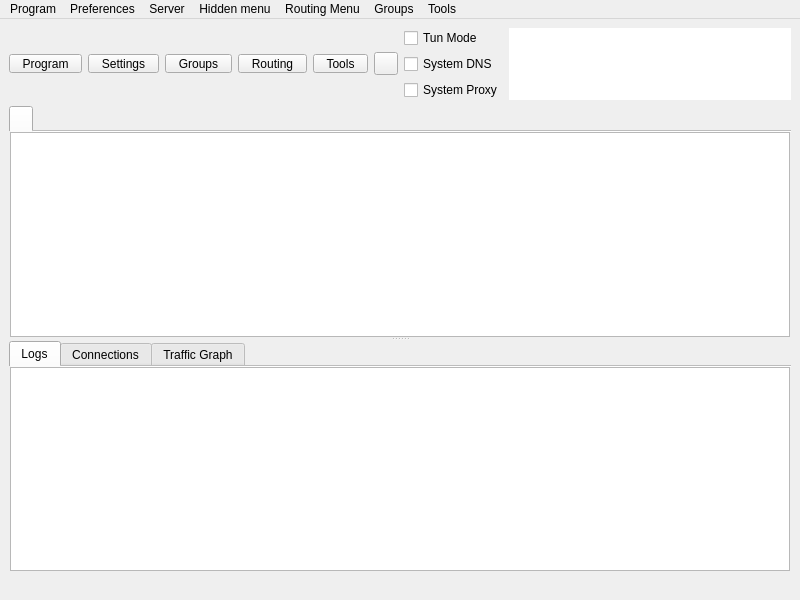
<?xml version="1.0" encoding="UTF-8"?>
<ui version="4.0">
 <class>MainWindow</class>
 <widget class="QMainWindow" name="MainWindow">
  <property name="geometry">
   <rect>
    <x>0</x>
    <y>0</y>
    <width>800</width>
    <height>600</height>
   </rect>
  </property>
  <property name="minimumSize">
   <size>
    <width>800</width>
    <height>600</height>
   </size>
  </property>
  <property name="windowTitle">
   <string notr="true">Throned</string>
  </property>
  <widget class="QWidget" name="centralwidget">
   <layout class="QVBoxLayout" name="verticalLayout_3" stretch="0,1,0">
    <item>
     <layout class="QHBoxLayout" name="horizontalLayout_2">
      <item>
       <widget class="QToolButton" name="toolButton_program">
        <property name="minimumSize">
         <size>
          <width>0</width>
          <height>0</height>
         </size>
        </property>
        <property name="styleSheet">
         <string notr="true">QToolButton {
    padding-left: 8px;
    padding-right: 8px;
}

/* The indicator shares the bottom row with the label (ToolButtonTextUnderIcon),
   so the widest button in any language is the tight one -- its text runs closest
   to the arrow. It fits because the drawn chevron only occupies the middle of
   its 16px subcontrol box, leaving ~14px clear at the button edge against the
   label's ~14.5px of slack. Don't pad the buttons to &quot;fix&quot; this: that widens
   all five for a gap only one of them ever needs (#1665). If a future
   translation looks cramped here, check that label first. */
QToolButton::menu-indicator {
    subcontrol-origin: border;
    subcontrol-position: bottom right;
    right: 2px;
    bottom: 3px;
}</string>
        </property>
        <property name="text">
         <string>Program</string>
        </property>
        <property name="icon">
         <iconset resource="../../res/Throned.qrc">
          <normaloff>:/icon/b-system-run.png</normaloff>:/icon/b-system-run.png</iconset>
        </property>
        <property name="iconSize">
         <size>
          <width>24</width>
          <height>24</height>
         </size>
        </property>
        <property name="popupMode">
         <enum>QToolButton::ToolButtonPopupMode::InstantPopup</enum>
        </property>
        <property name="toolButtonStyle">
         <enum>Qt::ToolButtonStyle::ToolButtonTextUnderIcon</enum>
        </property>
       </widget>
      </item>
      <item>
       <widget class="QToolButton" name="toolButton_preferences">
        <property name="minimumSize">
         <size>
          <width>0</width>
          <height>0</height>
         </size>
        </property>
        <property name="styleSheet">
         <string notr="true">QToolButton {
    padding-left: 8px;
    padding-right: 8px;
}

/* The indicator shares the bottom row with the label (ToolButtonTextUnderIcon),
   so the widest button in any language is the tight one -- its text runs closest
   to the arrow. It fits because the drawn chevron only occupies the middle of
   its 16px subcontrol box, leaving ~14px clear at the button edge against the
   label's ~14.5px of slack. Don't pad the buttons to &quot;fix&quot; this: that widens
   all five for a gap only one of them ever needs (#1665). If a future
   translation looks cramped here, check that label first. */
QToolButton::menu-indicator {
    subcontrol-origin: border;
    subcontrol-position: bottom right;
    right: 2px;
    bottom: 3px;
}</string>
        </property>
        <property name="text">
         <string>Settings</string>
        </property>
        <property name="icon">
         <iconset resource="../../res/Throned.qrc">
          <normaloff>:/icon/b-preferences.png</normaloff>:/icon/b-preferences.png</iconset>
        </property>
        <property name="iconSize">
         <size>
          <width>24</width>
          <height>24</height>
         </size>
        </property>
        <property name="popupMode">
         <enum>QToolButton::ToolButtonPopupMode::InstantPopup</enum>
        </property>
        <property name="toolButtonStyle">
         <enum>Qt::ToolButtonStyle::ToolButtonTextUnderIcon</enum>
        </property>
       </widget>
      </item>
      <item>
       <widget class="QToolButton" name="toolButton_testing">
        <property name="minimumSize">
         <size>
          <width>0</width>
          <height>0</height>
         </size>
        </property>
        <property name="styleSheet">
         <string notr="true">QToolButton {
    padding-left: 8px;
    padding-right: 8px;
}

/* The indicator shares the bottom row with the label (ToolButtonTextUnderIcon),
   so the widest button in any language is the tight one -- its text runs closest
   to the arrow. It fits because the drawn chevron only occupies the middle of
   its 16px subcontrol box, leaving ~14px clear at the button edge against the
   label's ~14.5px of slack. Don't pad the buttons to &quot;fix&quot; this: that widens
   all five for a gap only one of them ever needs (#1665). If a future
   translation looks cramped here, check that label first. */
QToolButton::menu-indicator {
    subcontrol-origin: border;
    subcontrol-position: bottom right;
    right: 2px;
    bottom: 3px;
}</string>
        </property>
        <property name="text">
         <string>Groups</string>
        </property>
        <property name="icon">
         <iconset resource="../../res/Throned.qrc">
          <normaloff>:/icon/b-testing-button.png</normaloff>:/icon/b-testing-button.png</iconset>
        </property>
        <property name="iconSize">
         <size>
          <width>24</width>
          <height>24</height>
         </size>
        </property>
        <property name="popupMode">
         <enum>QToolButton::ToolButtonPopupMode::InstantPopup</enum>
        </property>
        <property name="toolButtonStyle">
         <enum>Qt::ToolButtonStyle::ToolButtonTextUnderIcon</enum>
        </property>
       </widget>
      </item>
      <item>
       <widget class="QToolButton" name="toolButton_routing">
        <property name="minimumSize">
         <size>
          <width>0</width>
          <height>0</height>
         </size>
        </property>
        <property name="styleSheet">
         <string notr="true">QToolButton {
    padding-left: 8px;
    padding-right: 8px;
}

/* The indicator shares the bottom row with the label (ToolButtonTextUnderIcon),
   so the widest button in any language is the tight one -- its text runs closest
   to the arrow. It fits because the drawn chevron only occupies the middle of
   its 16px subcontrol box, leaving ~14px clear at the button edge against the
   label's ~14.5px of slack. Don't pad the buttons to &quot;fix&quot; this: that widens
   all five for a gap only one of them ever needs (#1665). If a future
   translation looks cramped here, check that label first. */
QToolButton::menu-indicator {
    subcontrol-origin: border;
    subcontrol-position: bottom right;
    right: 2px;
    bottom: 3px;
}</string>
        </property>
        <property name="text">
         <string>Routing</string>
        </property>
        <property name="icon">
         <iconset resource="../../res/Throned.qrc">
          <normaloff>:/icon/b-network-routing.png</normaloff>:/icon/b-network-routing.png</iconset>
        </property>
        <property name="iconSize">
         <size>
          <width>24</width>
          <height>24</height>
         </size>
        </property>
        <property name="popupMode">
         <enum>QToolButton::ToolButtonPopupMode::InstantPopup</enum>
        </property>
        <property name="toolButtonStyle">
         <enum>Qt::ToolButtonStyle::ToolButtonTextUnderIcon</enum>
        </property>
       </widget>
      </item>
      <item>
       <widget class="QToolButton" name="toolButton_tools">
        <property name="minimumSize">
         <size>
          <width>0</width>
          <height>0</height>
         </size>
        </property>
        <property name="styleSheet">
         <string notr="true">QToolButton {
    padding-left: 8px;
    padding-right: 8px;
}

/* The indicator shares the bottom row with the label (ToolButtonTextUnderIcon),
   so the widest button in any language is the tight one -- its text runs closest
   to the arrow. It fits because the drawn chevron only occupies the middle of
   its 16px subcontrol box, leaving ~14px clear at the button edge against the
   label's ~14.5px of slack. Don't pad the buttons to &quot;fix&quot; this: that widens
   all five for a gap only one of them ever needs (#1665). If a future
   translation looks cramped here, check that label first. */
QToolButton::menu-indicator {
    subcontrol-origin: border;
    subcontrol-position: bottom right;
    right: 2px;
    bottom: 3px;
}</string>
        </property>
        <property name="text">
         <string>Tools</string>
        </property>
        <property name="icon">
         <iconset resource="../../res/Throned.qrc">
          <normaloff>:/icon/b-tools-button.png</normaloff>:/icon/b-tools-button.png</iconset>
        </property>
        <property name="iconSize">
         <size>
          <width>24</width>
          <height>24</height>
         </size>
        </property>
        <property name="popupMode">
         <enum>QToolButton::ToolButtonPopupMode::InstantPopup</enum>
        </property>
        <property name="toolButtonStyle">
         <enum>Qt::ToolButtonStyle::ToolButtonTextUnderIcon</enum>
        </property>
       </widget>
      </item>
      <item>
       <widget class="StartStopButton" name="toolButton_startstop">
        <property name="focusPolicy">
         <enum>Qt::FocusPolicy::NoFocus</enum>
        </property>
        <property name="text">
         <string/>
        </property>
       </widget>
      </item>
      <item>
       <layout class="QVBoxLayout" name="verticalLayout_4">
        <item>
         <spacer name="verticalSpacer_modes_top">
          <property name="orientation">
           <enum>Qt::Orientation::Vertical</enum>
          </property>
          <property name="sizeHint" stdset="0">
           <size>
            <width>0</width>
            <height>0</height>
           </size>
          </property>
         </spacer>
        </item>
        <item>
         <widget class="QCheckBox" name="checkBox_VPN">
          <property name="sizePolicy">
           <sizepolicy hsizetype="Minimum" vsizetype="Minimum">
            <horstretch>0</horstretch>
            <verstretch>0</verstretch>
           </sizepolicy>
          </property>
          <property name="text">
           <string>Tun Mode</string>
          </property>
         </widget>
        </item>
        <item>
         <widget class="QCheckBox" name="system_dns">
          <property name="text">
           <string>System DNS</string>
          </property>
         </widget>
        </item>
        <item>
         <widget class="QCheckBox" name="checkBox_SystemProxy">
          <property name="text">
           <string>System Proxy</string>
          </property>
         </widget>
        </item>
        <item>
         <spacer name="verticalSpacer_modes_bottom">
          <property name="orientation">
           <enum>Qt::Orientation::Vertical</enum>
          </property>
          <property name="sizeHint" stdset="0">
           <size>
            <width>0</width>
            <height>0</height>
           </size>
          </property>
         </spacer>
        </item>
       </layout>
      </item>
      <item>
       <widget class="QTextBrowser" name="data_view">
        <property name="enabled">
         <bool>true</bool>
        </property>
        <property name="sizePolicy">
         <sizepolicy hsizetype="Expanding" vsizetype="Ignored">
          <horstretch>0</horstretch>
          <verstretch>0</verstretch>
         </sizepolicy>
        </property>
        <property name="minimumSize">
         <size>
          <width>0</width>
          <height>0</height>
         </size>
        </property>
        <property name="mouseTracking">
         <bool>false</bool>
        </property>
        <property name="focusPolicy">
         <enum>Qt::FocusPolicy::NoFocus</enum>
        </property>
        <property name="contextMenuPolicy">
         <enum>Qt::ContextMenuPolicy::NoContextMenu</enum>
        </property>
        <property name="acceptDrops">
         <bool>false</bool>
        </property>
        <property name="frameShape">
         <enum>QFrame::Shape::NoFrame</enum>
        </property>
        <property name="frameShadow">
         <enum>QFrame::Shadow::Sunken</enum>
        </property>
        <property name="verticalScrollBarPolicy">
         <enum>Qt::ScrollBarPolicy::ScrollBarAlwaysOff</enum>
        </property>
        <property name="horizontalScrollBarPolicy">
         <enum>Qt::ScrollBarPolicy::ScrollBarAlwaysOff</enum>
        </property>
        <property name="textInteractionFlags">
         <set>Qt::TextInteractionFlag::LinksAccessibleByKeyboard|Qt::TextInteractionFlag::LinksAccessibleByMouse</set>
        </property>
       </widget>
      </item>
     </layout>
    </item>
    <item>
     <widget class="QSplitter" name="splitter">
      <property name="orientation">
       <enum>Qt::Orientation::Vertical</enum>
      </property>
      <widget class="GroupTabWidget" name="tabWidget">
       <property name="currentIndex">
        <number>0</number>
       </property>
       <property name="documentMode">
        <bool>true</bool>
       </property>
       <property name="movable">
        <bool>true</bool>
       </property>
       <widget class="QWidget" name="widget1">
        <attribute name="title">
         <string/>
        </attribute>
        <layout class="QGridLayout" name="gridLayout_2">
         <property name="leftMargin">
          <number>1</number>
         </property>
         <property name="topMargin">
          <number>0</number>
         </property>
         <property name="rightMargin">
          <number>1</number>
         </property>
         <property name="bottomMargin">
          <number>0</number>
         </property>
         <property name="spacing">
          <number>0</number>
         </property>
         <item row="0" column="0">
          <widget class="ProfilesTableView" name="profilesTableView">
           <property name="contextMenuPolicy">
            <enum>Qt::ContextMenuPolicy::CustomContextMenu</enum>
           </property>
           <property name="editTriggers">
            <set>QAbstractItemView::EditTrigger::NoEditTriggers</set>
           </property>
           <property name="alternatingRowColors">
            <bool>true</bool>
           </property>
           <property name="selectionBehavior">
            <enum>QAbstractItemView::SelectionBehavior::SelectRows</enum>
           </property>
           <property name="horizontalScrollMode">
            <enum>QAbstractItemView::ScrollMode::ScrollPerPixel</enum>
           </property>
           <property name="wordWrap">
            <bool>false</bool>
           </property>
           <attribute name="horizontalHeaderMinimumSectionSize">
            <number>16</number>
           </attribute>
           <attribute name="horizontalHeaderHighlightSections">
            <bool>false</bool>
           </attribute>
           <attribute name="horizontalHeaderShowSortIndicator" stdset="0">
            <bool>false</bool>
           </attribute>
           <attribute name="verticalHeaderDefaultSectionSize">
            <number>30</number>
           </attribute>
          </widget>
         </item>
        </layout>
       </widget>
      </widget>
      <widget class="QWidget" name="aaaaaaaaaaaaaaaaaa">
       <layout class="QVBoxLayout" name="aaaaaaaaaaaa" stretch="0">
        <item>
         <widget class="QWidget" name="down_tab" native="true">
          <layout class="QVBoxLayout" name="verticalLayout">
           <property name="spacing">
            <number>0</number>
           </property>
           <property name="leftMargin">
            <number>0</number>
           </property>
           <property name="topMargin">
            <number>0</number>
           </property>
           <property name="rightMargin">
            <number>0</number>
           </property>
           <property name="bottomMargin">
            <number>0</number>
           </property>
           <item>
            <widget class="QTabWidget" name="stats_widget">
             <property name="autoFillBackground">
              <bool>true</bool>
             </property>
             <property name="tabPosition">
              <enum>QTabWidget::TabPosition::North</enum>
             </property>
             <property name="tabShape">
              <enum>QTabWidget::TabShape::Rounded</enum>
             </property>
             <property name="currentIndex">
              <number>0</number>
             </property>
             <property name="elideMode">
              <enum>Qt::TextElideMode::ElideNone</enum>
             </property>
             <property name="usesScrollButtons">
              <bool>true</bool>
             </property>
             <property name="documentMode">
              <bool>true</bool>
             </property>
             <property name="tabsClosable">
              <bool>false</bool>
             </property>
             <property name="movable">
              <bool>true</bool>
             </property>
             <property name="tabBarAutoHide">
              <bool>false</bool>
             </property>
             <widget class="QWidget" name="Logs">
              <property name="enabled">
               <bool>true</bool>
              </property>
              <attribute name="title">
               <string>Logs</string>
              </attribute>
              <layout class="QHBoxLayout" name="horizontalLayout_3" stretch="0">
               <property name="spacing">
                <number>0</number>
               </property>
               <property name="sizeConstraint">
                <enum>QLayout::SizeConstraint::SetDefaultConstraint</enum>
               </property>
               <property name="leftMargin">
                <number>1</number>
               </property>
               <property name="topMargin">
                <number>0</number>
               </property>
               <property name="rightMargin">
                <number>1</number>
               </property>
               <property name="bottomMargin">
                <number>0</number>
               </property>
               <item>
                <widget class="QTextBrowser" name="masterLogBrowser">
                 <property name="contextMenuPolicy">
                  <enum>Qt::ContextMenuPolicy::CustomContextMenu</enum>
                 </property>
                 <property name="openLinks">
                  <bool>false</bool>
                 </property>
                </widget>
               </item>
              </layout>
             </widget>
             <widget class="QWidget" name="connections_tab">
              <attribute name="title">
               <string>Connections</string>
              </attribute>
              <layout class="QHBoxLayout" name="horizontalLayout_4">
               <property name="spacing">
                <number>0</number>
               </property>
               <property name="sizeConstraint">
                <enum>QLayout::SizeConstraint::SetDefaultConstraint</enum>
               </property>
               <property name="leftMargin">
                <number>1</number>
               </property>
               <property name="topMargin">
                <number>0</number>
               </property>
               <property name="rightMargin">
                <number>1</number>
               </property>
               <property name="bottomMargin">
                <number>0</number>
               </property>
               <item>
                <widget class="QTableWidget" name="connections">
                 <property name="autoFillBackground">
                  <bool>false</bool>
                 </property>
                 <column>
                  <property name="text">
                   <string>Destination (Domain)</string>
                  </property>
                  <property name="toolTip">
                   <string>Click To Disable Sorting</string>
                  </property>
                 </column>
                 <column>
                  <property name="text">
                   <string>Process</string>
                  </property>
                  <property name="toolTip">
                   <string>Click To Sort By Process</string>
                  </property>
                 </column>
                 <column>
                  <property name="text">
                   <string>Protocol</string>
                  </property>
                  <property name="toolTip">
                   <string>Click To Sort By Protocol</string>
                  </property>
                 </column>
                 <column>
                  <property name="text">
                   <string>Outbound</string>
                  </property>
                  <property name="toolTip">
                   <string>Click To Sort By Outbound</string>
                  </property>
                 </column>
                 <column>
                  <property name="text">
                   <string>Traffic</string>
                  </property>
                  <property name="toolTip">
                   <string>Click to sort by traffic; right-click to choose total/down/up</string>
                  </property>
                 </column>
                 <column>
                  <property name="text">
                   <string>Speed</string>
                  </property>
                  <property name="toolTip">
                   <string>Click to sort by speed; right-click to choose total/down/up</string>
                  </property>
                 </column>
                 <column>
                  <property name="text">
                   <string notr="true"/>
                  </property>
                 </column>
                </widget>
               </item>
              </layout>
             </widget>
             <widget class="QWidget" name="graph_tab">
              <attribute name="title">
               <string>Traffic Graph</string>
              </attribute>
              <layout class="QHBoxLayout" name="horizontalLayout_6">
               <property name="spacing">
                <number>0</number>
               </property>
               <property name="sizeConstraint">
                <enum>QLayout::SizeConstraint::SetDefaultConstraint</enum>
               </property>
               <property name="leftMargin">
                <number>1</number>
               </property>
               <property name="topMargin">
                <number>0</number>
               </property>
               <property name="rightMargin">
                <number>1</number>
               </property>
               <property name="bottomMargin">
                <number>0</number>
               </property>
              </layout>
             </widget>
            </widget>
           </item>
          </layout>
         </widget>
        </item>
       </layout>
      </widget>
     </widget>
    </item>
    <item>
     <layout class="QHBoxLayout" name="horizontalLayout">
      <item>
       <widget class="QLabel" name="label_running">
        <property name="text">
         <string/>
        </property>
       </widget>
      </item>
      <item>
       <widget class="QLabel" name="label_inbound">
        <property name="text">
         <string/>
        </property>
        <property name="alignment">
         <set>Qt::AlignmentFlag::AlignLeading|Qt::AlignmentFlag::AlignLeft|Qt::AlignmentFlag::AlignVCenter</set>
        </property>
       </widget>
      </item>
      <item>
       <widget class="QLabel" name="label_speed">
        <property name="text">
         <string/>
        </property>
        <property name="alignment">
         <set>Qt::AlignmentFlag::AlignLeading|Qt::AlignmentFlag::AlignLeft|Qt::AlignmentFlag::AlignVCenter</set>
        </property>
       </widget>
      </item>
     </layout>
    </item>
   </layout>
  </widget>
  <widget class="QMenuBar" name="menubar">
   <property name="geometry">
    <rect>
     <x>0</x>
     <y>0</y>
     <width>800</width>
     <height>25</height>
    </rect>
   </property>
   <widget class="QMenu" name="menu_program">
    <property name="title">
     <string>Program</string>
    </property>
    <addaction name="actionHide_window"/>
    <addaction name="separator"/>
    <addaction name="menu_add_from_input"/>
    <addaction name="menu_add_from_clipboard"/>
    <addaction name="actionAdd_profile_from_File"/>
    <addaction name="menu_scan_qr"/>
    <addaction name="separator"/>
    <addaction name="actionStart_with_system"/>
    <addaction name="actionRemember_last_proxy"/>
    <addaction name="actionAllow_LAN"/>
    <addaction name="separator"/>
    <addaction name="actionRestart_Proxy"/>
    <addaction name="actionRestart_Program"/>
    <addaction name="menu_exit"/>
   </widget>
   <widget class="QMenu" name="menu_preferences">
    <property name="title">
     <string>Preferences</string>
    </property>
    <addaction name="menu_basic_settings"/>
    <addaction name="menu_routing_settings"/>
    <addaction name="menu_vpn_settings"/>
    <addaction name="menu_preset_settings"/>
    <addaction name="menu_dpi_bypass"/>
    <addaction name="menu_hotkey_settings"/>
    <addaction name="menu_open_config_folder"/>
   </widget>
   <widget class="QMenu" name="menu_server">
    <property name="title">
     <string>Server</string>
    </property>
    <widget class="QMenu" name="menu_share_item">
     <property name="title">
      <string>Share</string>
     </property>
     <addaction name="menu_qr"/>
     <addaction name="menu_export_config"/>
     <addaction name="actionExport_Xray_config"/>
     <addaction name="separator"/>
     <addaction name="menu_copy_links"/>
     <addaction name="menu_copy_links_nkr"/>
     <addaction name="actionCopy_Test_Result"/>
    </widget>
    <widget class="QMenu" name="menu_add_item">
     <property name="title">
      <string>Add</string>
     </property>
     <addaction name="menu_add_from_input"/>
     <addaction name="menu_add_from_clipboard"/>
     <addaction name="actionAdd_profile_from_File"/>
     <addaction name="menu_scan_qr"/>
    </widget>
    <widget class="QMenu" name="menu_test_item">
     <property name="title">
      <string>Test</string>
     </property>
     <addaction name="actionUrl_Test_Selected"/>
     <addaction name="actionSpeedtest_Selected"/>
     <addaction name="actionClear_Test_Result"/>
    </widget>
    <addaction name="menu_add_item"/>
    <addaction name="separator"/>
    <addaction name="menu_start"/>
    <addaction name="menu_stop"/>
    <addaction name="menu_share_item"/>
    <addaction name="menu_delete"/>
    <addaction name="separator"/>
    <addaction name="menu_select_all"/>
    <addaction name="menu_clone"/>
    <addaction name="separator"/>
    <addaction name="menu_test_item"/>
    <addaction name="separator"/>
    <addaction name="actionResolve_Selected_Out_IP"/>
    <addaction name="menu_resolve_selected"/>
    <addaction name="menu_reset_traffic"/>
   </widget>
   <widget class="QMenu" name="menuHidden_menu">
    <property name="title">
     <string>Hidden menu</string>
    </property>
    <widget class="QMenu" name="menu_spmode">
     <property name="title">
      <string>Operation Mode</string>
     </property>
     <addaction name="menu_spmode_system_proxy"/>
     <addaction name="menu_spmode_vpn"/>
    </widget>
    <addaction name="menu_update_subscription"/>
    <addaction name="menu_resolve_domain"/>
    <addaction name="menu_remove_invalid"/>
    <addaction name="actionUrl_Test_Group"/>
    <addaction name="menu_remove_unavailable"/>
    <addaction name="menu_clear_test_result"/>
    <addaction name="menu_delete_repeat"/>
    <addaction name="actionSpeedtest_Group"/>
    <addaction name="actionResolve_Out_IP"/>
    <addaction name="actionRefresh_Column_Widths"/>
    <addaction name="menu_spmode"/>
   </widget>
   <widget class="QMenu" name="menuRouting_Menu">
    <property name="title">
     <string>Routing Menu</string>
    </property>
   </widget>
   <widget class="QMenu" name="menuTools">
    <property name="title">
     <string>Tools</string>
    </property>
    <addaction name="actionAuto_Selector"/>
    <addaction name="menu_open_dashboard"/>
    <addaction name="actionSpeedtest_Current"/>
    <addaction name="separator"/>
    <addaction name="menu_otp_manager"/>
    <addaction name="separator"/>
    <addaction name="actionRuntime_Stats"/>
    <addaction name="actionTraffic_Stats"/>
    <addaction name="actionCheck_For_Update"/>
   </widget>
   <widget class="QMenu" name="menuTesting">
    <property name="title">
     <string>Groups</string>
    </property>
    <addaction name="menu_manage_groups"/>
    <addaction name="actionAdd_New_Group"/>
    <addaction name="actionEdit_Group"/>
    <addaction name="actionDelete_Group"/>
    <addaction name="separator"/>
    <addaction name="actionUrl_Test_Group"/>
    <addaction name="actionSpeedtest_Group"/>
    <addaction name="actionResolve_Out_IP"/>
    <addaction name="menu_resolve_domain"/>
    <addaction name="menu_clear_test_result"/>
    <addaction name="separator"/>
    <addaction name="menu_update_subscription"/>
    <addaction name="actionUpdate_All_Subscriptions"/>
    <addaction name="menu_delete_repeat"/>
    <addaction name="menu_remove_unavailable"/>
    <addaction name="menu_remove_invalid"/>
    <addaction name="menu_remove_insecure"/>
    <addaction name="separator"/>
    <addaction name="actionRefresh_Column_Widths"/>
   </widget>
   <addaction name="menu_program"/>
   <addaction name="menu_preferences"/>
   <addaction name="menu_server"/>
   <addaction name="menuHidden_menu"/>
   <addaction name="menuRouting_Menu"/>
   <addaction name="menuTesting"/>
   <addaction name="menuTools"/>
  </widget>
  <action name="menu_exit">
   <property name="text">
    <string>Exit</string>
   </property>
  </action>
  <action name="actionShow_window">
   <property name="text">
    <string>Show Window</string>
   </property>
  </action>
  <action name="menu_basic_settings">
   <property name="text">
    <string>Basic Settings</string>
   </property>
  </action>
  <action name="menu_add_from_input">
   <property name="text">
    <string>New profile</string>
   </property>
   <property name="shortcut">
    <string notr="true">Ctrl+N</string>
   </property>
  </action>
  <action name="menu_manage_groups">
   <property name="text">
    <string>Manage Groups</string>
   </property>
  </action>
  <action name="menu_start">
   <property name="text">
    <string>Start</string>
   </property>
   <property name="shortcut">
    <string notr="true">Return</string>
   </property>
  </action>
  <action name="menu_stop">
   <property name="text">
    <string>Stop</string>
   </property>
   <property name="shortcut">
    <string notr="true">Ctrl+S</string>
   </property>
  </action>
  <action name="menu_routing_settings">
   <property name="text">
    <string>Routing Settings</string>
   </property>
  </action>
  <action name="menu_add_from_clipboard">
   <property name="text">
    <string>Add profile from clipboard</string>
   </property>
   <property name="shortcut">
    <string notr="true">Ctrl+V</string>
   </property>
  </action>
  <action name="menu_delete">
   <property name="text">
    <string>Delete</string>
   </property>
   <property name="shortcut">
    <string notr="true">Del</string>
   </property>
  </action>
  <action name="menu_profile_debug_info">
   <property name="text">
    <string>Debug Info</string>
   </property>
  </action>
  <action name="menu_qr">
   <property name="text">
    <string>QR Code and link</string>
   </property>
  </action>
  <action name="menu_copy_link">
   <property name="text">
    <string>Copy Link</string>
   </property>
  </action>
  <action name="menu_tcp_ping">
   <property name="text">
    <string notr="true">Tcp Ping</string>
   </property>
   <property name="shortcut">
    <string notr="true">Ctrl+Shift+T</string>
   </property>
  </action>
  <action name="menu_url_test">
   <property name="text">
    <string notr="true">Url Test</string>
   </property>
   <property name="shortcut">
    <string notr="true">Ctrl+Shift+U</string>
   </property>
  </action>
  <action name="menu_clear_test_result">
   <property name="text">
    <string>Clear Group test result</string>
   </property>
   <property name="shortcut">
    <string notr="true">Ctrl+Shift+C</string>
   </property>
  </action>
  <action name="menu_export_config">
   <property name="text">
    <string>Export Sing-box config</string>
   </property>
   <property name="shortcut">
    <string notr="true">Ctrl+E</string>
   </property>
  </action>
  <action name="menu_reset_traffic">
   <property name="text">
    <string>Reset Traffic</string>
   </property>
   <property name="shortcut">
    <string notr="true">Ctrl+R</string>
   </property>
  </action>
  <action name="menu_scan_qr">
   <property name="text">
    <string>Scan QR Code</string>
   </property>
   <property name="shortcut">
    <string notr="true">Ctrl+Shift+Q</string>
   </property>
  </action>
  <action name="menu_spmode_system_proxy">
   <property name="checkable">
    <bool>true</bool>
   </property>
   <property name="text">
    <string>System Proxy</string>
   </property>
  </action>
  <action name="menu_spmode_disabled">
   <property name="checkable">
    <bool>true</bool>
   </property>
   <property name="text">
    <string>Disable</string>
   </property>
  </action>
  <action name="menu_delete_repeat">
   <property name="text">
    <string>Remove Duplicates</string>
   </property>
   <property name="shortcut">
    <string notr="true">Ctrl+Shift+D</string>
   </property>
  </action>
  <action name="actionfake">
   <property name="text">
    <string>fake</string>
   </property>
   <property name="visible">
    <bool>false</bool>
   </property>
  </action>
  <action name="menu_move">
   <property name="text">
    <string>Move</string>
   </property>
   <property name="shortcut">
    <string notr="true">Ctrl+M</string>
   </property>
  </action>
  <action name="actionStart_with_system">
   <property name="checkable">
    <bool>true</bool>
   </property>
   <property name="text">
    <string>Start with system</string>
   </property>
  </action>
  <action name="actionRemember_last_proxy">
   <property name="checkable">
    <bool>true</bool>
   </property>
   <property name="text">
    <string>Remember last profile</string>
   </property>
  </action>
  <action name="actionAllow_LAN">
   <property name="checkable">
    <bool>true</bool>
   </property>
   <property name="text">
    <string>Allow other devices to connect</string>
   </property>
  </action>
  <action name="menu_remove_unavailable">
   <property name="text">
    <string>Remove Unavailable</string>
   </property>
   <property name="shortcut">
    <string notr="true">Ctrl+Shift+R</string>
   </property>
  </action>
  <action name="menu_full_test">
   <property name="text">
    <string>Full Test</string>
   </property>
   <property name="shortcut">
    <string notr="true">Ctrl+Shift+F</string>
   </property>
  </action>
  <action name="menu_hotkey_settings">
   <property name="text">
    <string>Hotkey Settings</string>
   </property>
  </action>
  <action name="menu_select_all">
   <property name="text">
    <string>Select All</string>
   </property>
   <property name="shortcut">
    <string notr="true">Ctrl+A</string>
   </property>
  </action>
  <action name="menu_copy_links_nkr">
   <property name="text">
    <string>Copy links of selected (Deep Links)</string>
   </property>
   <property name="shortcut">
    <string notr="true">Ctrl+Alt+C</string>
   </property>
  </action>
  <action name="actionfake_2">
   <property name="text">
    <string>fake</string>
   </property>
   <property name="visible">
    <bool>false</bool>
   </property>
  </action>
  <action name="actionfake_3">
   <property name="text">
    <string>fake</string>
   </property>
   <property name="visible">
    <bool>false</bool>
   </property>
  </action>
  <action name="menu_copy_links">
   <property name="text">
    <string>Copy links of selected</string>
   </property>
   <property name="shortcut">
    <string notr="true">Ctrl+C</string>
   </property>
  </action>
  <action name="menu_spmode_vpn">
   <property name="checkable">
    <bool>true</bool>
   </property>
   <property name="text">
    <string>Tun Mode</string>
   </property>
  </action>
  <action name="menu_clone">
   <property name="text">
    <string>Clone</string>
   </property>
   <property name="shortcut">
    <string notr="true">Ctrl+D</string>
   </property>
  </action>
  <action name="menu_update_subscription">
   <property name="text">
    <string>Update subscription</string>
   </property>
   <property name="shortcut">
    <string notr="true">Ctrl+U</string>
   </property>
   <property name="visible">
    <bool>true</bool>
   </property>
  </action>
  <action name="menu_resolve_domain">
   <property name="text">
    <string>Resolve Domain for group</string>
   </property>
   <property name="shortcut">
    <string notr="true">Ctrl+Shift+I</string>
   </property>
  </action>
  <action name="menu_vpn_settings">
   <property name="text">
    <string>Tun Settings</string>
   </property>
  </action>
  <action name="menu_preset_settings">
   <property name="text">
    <string>Preset Settings</string>
   </property>
  </action>
  <action name="menu_dpi_bypass">
   <property name="text">
    <string>DPI Bypass</string>
   </property>
  </action>
  <action name="menu_otp_manager">
   <property name="text">
    <string>OTP Manager</string>
   </property>
  </action>
  <action name="actionRestart_Program">
   <property name="text">
    <string>Restart Program</string>
   </property>
  </action>
  <action name="menu_open_config_folder">
   <property name="text">
    <string>Open Config Folder</string>
   </property>
  </action>
  <action name="menu_open_dashboard">
   <property name="text">
    <string>Open Web dashboard</string>
   </property>
  </action>
  <action name="actionfake_4">
   <property name="text">
    <string notr="true">fake</string>
   </property>
   <property name="visible">
    <bool>false</bool>
   </property>
  </action>
  <action name="actionfake_5">
   <property name="text">
    <string notr="true">fake</string>
   </property>
   <property name="visible">
    <bool>false</bool>
   </property>
  </action>
  <action name="actionRestart_Proxy">
   <property name="text">
    <string>Restart Core</string>
   </property>
  </action>
  <action name="menu_stop_testing">
   <property name="text">
    <string>Stop Testing</string>
   </property>
   <property name="shortcut">
    <string notr="true">Ctrl+.</string>
   </property>
  </action>
  <action name="actionUrl_Test_Selected">
   <property name="text">
    <string>Url Test Selected</string>
   </property>
   <property name="shortcut">
    <string notr="true">Ctrl+Shift+S</string>
   </property>
   <property name="visible">
    <bool>true</bool>
   </property>
  </action>
  <action name="actionUrl_Test_Group">
   <property name="enabled">
    <bool>true</bool>
   </property>
   <property name="text">
    <string>Url Test Group</string>
   </property>
   <property name="shortcut">
    <string notr="true">Ctrl+Shift+G</string>
   </property>
   <property name="visible">
    <bool>true</bool>
   </property>
  </action>
  <action name="menu_resolve_selected">
   <property name="text">
    <string>Resolve Selected Domain</string>
   </property>
   <property name="visible">
    <bool>true</bool>
   </property>
  </action>
  <action name="menu_remove_invalid">
   <property name="text">
    <string>Remove Invalid</string>
   </property>
   <property name="shortcut">
    <string notr="true">Ctrl+Alt+I</string>
   </property>
   <property name="menuRole">
    <enum>QAction::MenuRole::TextHeuristicRole</enum>
   </property>
  </action>
  <action name="menu_remove_insecure">
   <property name="text">
    <string>Remove Insecure Configs</string>
   </property>
   <property name="menuRole">
    <enum>QAction::MenuRole::TextHeuristicRole</enum>
   </property>
  </action>
  <action name="menu_open_routing_manager">
   <property name="text">
    <string>Open Manager</string>
   </property>
  </action>
  <action name="actionSpeedtest_Current">
   <property name="text">
    <string>Speedtest Current</string>
   </property>
   <property name="shortcut">
    <string notr="true">F6</string>
   </property>
  </action>
  <action name="actionSpeedtest_Selected">
   <property name="text">
    <string>Speedtest Selected</string>
   </property>
   <property name="shortcut">
    <string notr="true">Ctrl+Shift+P</string>
   </property>
  </action>
  <action name="actionSpeedtest_Group">
   <property name="text">
    <string>Speedtest Group</string>
   </property>
   <property name="shortcut">
    <string notr="true">Ctrl+Alt+P</string>
   </property>
  </action>
  <action name="actionHide_window">
   <property name="text">
    <string>Hide window</string>
   </property>
   <property name="shortcut">
    <string notr="true">Ctrl+H</string>
   </property>
  </action>
  <action name="actionAdd_profile_from_File">
   <property name="text">
    <string>Add profile from File(s)</string>
   </property>
   <property name="shortcut">
    <string notr="true">Ctrl+O</string>
   </property>
  </action>
  <action name="actionResolve_Out_IP">
   <property name="text">
    <string>Resolve out IP for group</string>
   </property>
  </action>
  <action name="actionAdd_New_Group">
   <property name="text">
    <string>Add new Group</string>
   </property>
  </action>
  <action name="actionEdit_Group">
   <property name="text">
    <string>Edit current Group</string>
   </property>
  </action>
  <action name="actionDelete_Group">
   <property name="text">
    <string>Delete current Group</string>
   </property>
  </action>
  <action name="actionUpdate_All_Subscriptions">
   <property name="text">
    <string>Update all subscriptions</string>
   </property>
  </action>
  <action name="actionResolve_Selected_Out_IP">
   <property name="text">
    <string>Resolve Selected Out IP</string>
   </property>
  </action>
  <action name="actionRefresh_Column_Widths">
   <property name="text">
    <string>Refresh Column Widths</string>
   </property>
  </action>
  <action name="actionExport_Xray_config">
   <property name="text">
    <string>Export Xray config</string>
   </property>
  </action>
  <action name="actionCopy_Test_Result">
   <property name="text">
    <string>Copy Test Result</string>
   </property>
  </action>
  <action name="actionClear_Test_Result">
   <property name="text">
    <string>Clear Test Result</string>
   </property>
  </action>
  <action name="actionRuntime_Stats">
   <property name="text">
    <string>Runtime Stats</string>
   </property>
  </action>
  <action name="actionAuto_Selector">
   <property name="text">
    <string>Auto Selector Stats</string>
   </property>
   <property name="visible">
    <bool>false</bool>
   </property>
  </action>
  <action name="actionTraffic_Stats">
   <property name="text">
    <string>Traffic Stats</string>
   </property>
  </action>
  <action name="actionCheck_For_Update">
   <property name="text">
    <string>Check For Update</string>
   </property>
  </action>
 </widget>
 <customwidgets>
  <customwidget>
   <class>GroupTabWidget</class>
   <extends>QTabWidget</extends>
   <header>include/ui/widget/GroupTabBar.h</header>
  </customwidget>
  <customwidget>
   <class>ProfilesTableView</class>
   <extends>QTableView</extends>
   <header>include/ui/utils/ProfilesTableView.h</header>
  </customwidget>
  <customwidget>
   <class>StartStopButton</class>
   <extends>QToolButton</extends>
   <header>include/ui/widget/StartStopButton.hpp</header>
  </customwidget>
 </customwidgets>
 <resources>
  <include location="../../res/Throned.qrc"/>
 </resources>
 <connections/>
</ui>
